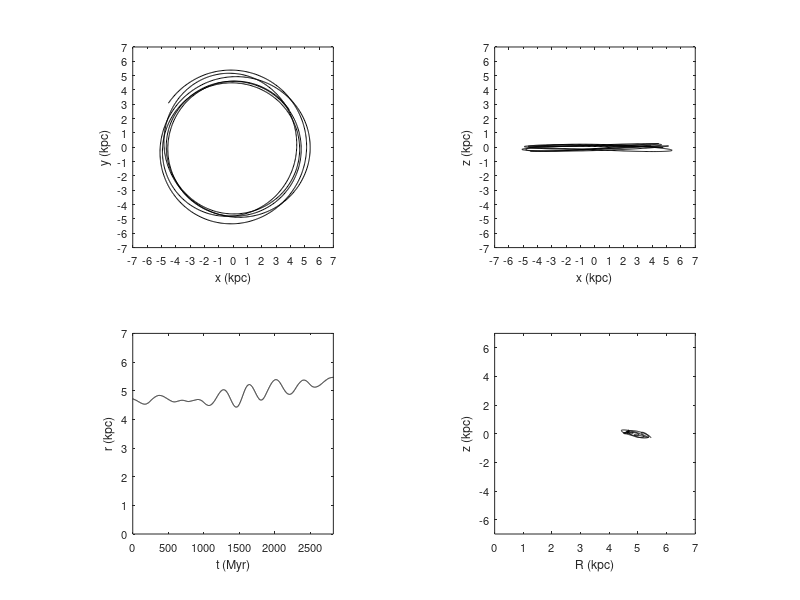

Recreate this plot in MATLAB.
clear all
close all

data = load('ax_coeff.dat');

whitebg('w')

t = data(:,1);

x = data(:,12);
y = data(:,13);
z = data(:,14);

v_x = data(:,15);
v_y = data(:,16);
v_z = data(:,17);

R = sqrt(x.^2+y.^2);
r = sqrt(x.^2+y.^2+z.^2);



subplot(2,2,1), plot(x,y,'k')

xlabel('x (kpc)','fontsize',9)
ylabel('y (kpc)','fontsize',9)
axis([-7 7 -7 7])
set(gca,'xtick',(-7:7),'ytick',(-7:7),'fontsize',8)
axis square


subplot(2,2,2), plot(x,z,'k')

xlabel('x (kpc)','fontsize',9)
ylabel('z (kpc)','fontsize',9)
axis([-7 7 -7 7])
set(gca,'xtick',(-7:7),'ytick',(-7:7),'fontsize',8)
axis square

subplot(2,2,3), plot(t,r,'k')

xlabel('t (Myr)','fontsize',9)
ylabel('r (kpc)','fontsize',9)
axis([0 max(t) 0 7])
set(gca,'ytick',(0:7),'fontsize',8)
axis square


subplot(2,2,4), plot(R,z,'k')

xlabel('R (kpc)','fontsize',9)
ylabel('z (kpc)','fontsize',9)
axis square
axis([0 7 -7 7])
set(gca,'fontsize',8)



